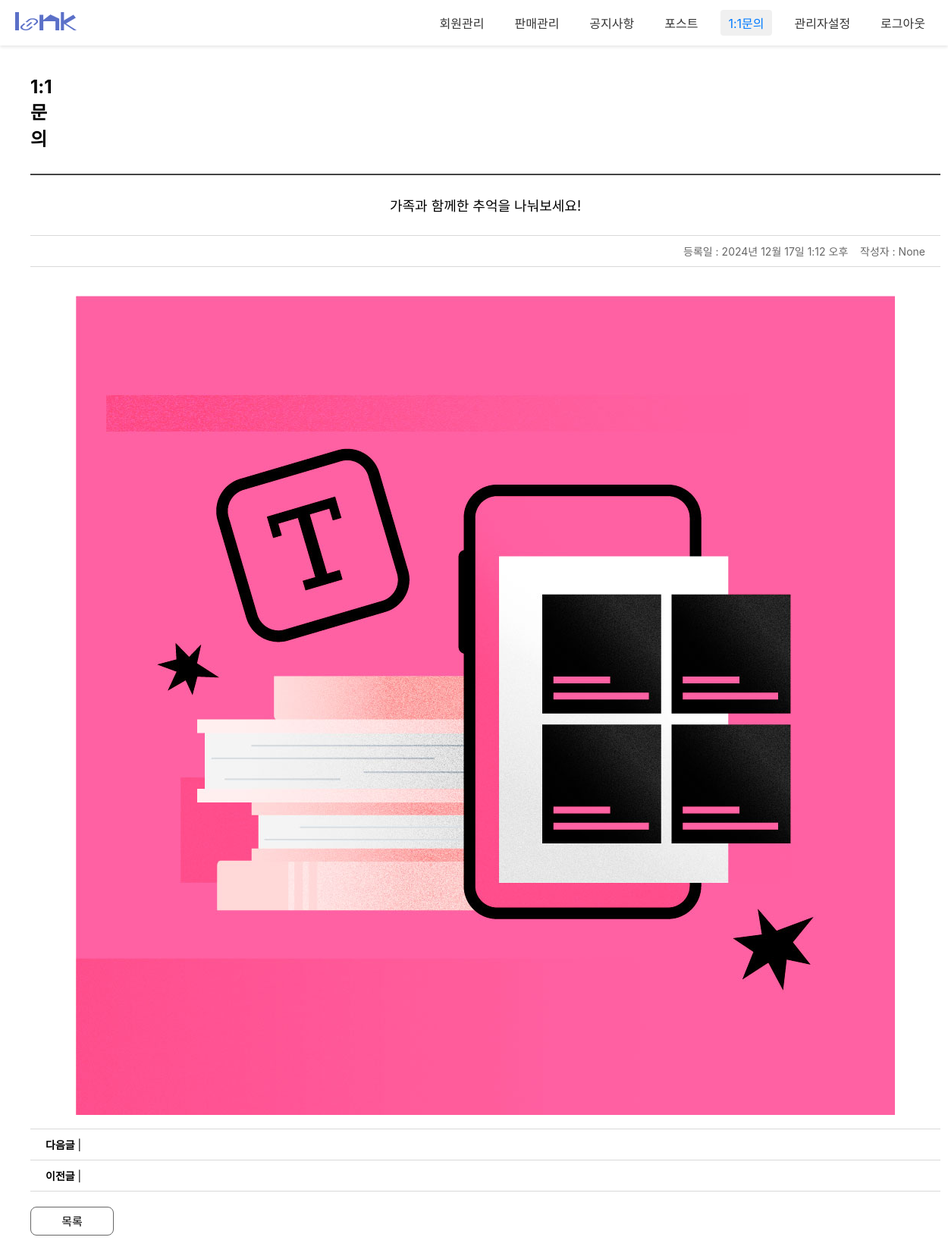
Screenshot of /admin1/admin_qList/1/ with the database file from the repository.
### customer/models.py (models this page shows, shortened)
class NoticeBoard(models.Model):
  bno = models.AutoField(primary_key=True)
  member = models.ForeignKey(Administrator,on_delete=models.SET_NULL, null=True)
  btitle = models.CharField(max_length=1000)
  bcontent = models.TextField()
  bdate = models.DateTimeField(auto_now=True)
  bfile = models.ImageField(null=True, blank=True, upload_to='uploads/')
  bfile_thumbnail = models.ImageField(null=True, blank=True, upload_to='uploads/')
  userid = models.CharField(max_length=100,null=True, blank=True)
  bmail = models.CharField(max_length=100, null=True, blank=True)
  category = models.IntegerField(null=True, blank=False)
  status = models.CharField(max_length=50, null=True, blank=True)

### admin1/views.py (the view)
# urls.py: path('admin_qList/<int:bno>/', views.admin_qListView, name="admin_qListView"),
def admin_qListView(request, bno):
	qs = NoticeBoard.objects.get(bno=bno)
	prev_qs = NoticeBoard.objects.filter(bno__lt=bno, category=3).order_by('-bno').first()
	next_qs = NoticeBoard.objects.filter(bno__gt=bno, category=3).order_by('bno').first()
	context = {
		"q": qs,
		"prev_board": prev_qs,
		"next_board": next_qs,
	}
	return render(request, 'admin_qListView.html', context)

### admin1/templates/admin_qListView.html (shortened to what this page needs)
{% load static %}
<!DOCTYPE html>
<html lang="ko">
<head>
<link rel="stylesheet" href="{% static 'css/admin1/admin_notiWrite.css'%}">
<link rel="stylesheet" href="{% static 'css/admin1/admin_login.css'%}">
</head>
<body>
	<nav class="gnb">
		<a href="#" class="logo"><img src="/static/images/admin1/logo_sample.png" alt=""></a>
		<div class="menu">
			<a href="/admin1/admin_memList/">회원관리</a>
			<a href="#">판매관리</a>
			<a href="/admin1/admin_noticeList/">공지사항</a>
			<a href="/admin1/admin_postList/" >포스트</a>
			<a href="/admin1/admin_qList/" class='active'>1:1문의</a>
			<a href="/admin1/admin_adminList/">관리자설정</a>
			<a id='a_logout'>로그아웃</a>
		</div>
	</nav>
	<div class="container">
		<div class="con_header">
			<h2>1:1문의</h2>
		</div>
		<div id="view_wrap">
			<table>
				<tr class="first_row">
					<td colspan='2'>{{q.btitle}}</td>
				</tr>
				<tr class='info_row'>
					<td colspan='2'>등록일 : {{q.bdate}}&nbsp&nbsp&nbsp&nbsp작성자 : {{q.userid}}</td>
				</tr>
				<tr>
					<td colspan="2" class='content'>
						<br>
						{% if q.bfile %}
						<img src="{{q.bfile.url}}" alt="{{q.bfile}}">
						{% endif %}
					</td>
				</tr>
				<tr>
					<td colspan="2"><strong>다음글</strong> <span class="separator">|</span><a href="/admin1/admin_qList/{{next_board.bno}}/">&nbsp{{next_board.btitle}}</a></td>
				</tr>
				<tr>
					<td colspan="2"><strong>이전글</strong> <span class="separator">|</span><a href="/admin1/admin_qList/{{prev_board.bno}}/">&nbsp{{prev_board.btitle}}</a></td>
				</tr>
			</table>
			{% if q.status == '답변 전' %}
			<button type='button' id='pBtn'>목록</button>
			<button type='button' id='reBtn'>답변하기</button>
			<button type='button' id='reokBtn' style='color:red;'>답변완료</button>
			{% else %}
			<button type='button' id='pBtn'>목록</button>
			{% endif %}
		</div>
	</div>
</body>
</html>

### static/css/admin1/admin_notiWrite.css (style rules this page uses)
* { margin: 0; padding: 0; font-family: "Pretendard Variable", Pretendard, -apple-system, BlinkMacSystemFont, system-ui, Roboto, "Helvetica Neue", "Segoe UI", "Apple SD Gothic Neo", "Noto Sans KR", "Malgun Gothic", "Apple Color Emoji", "Segoe UI Emoji", "Segoe UI Symbol", sans-serif; }
.container { width: 100%; height: 1200px; padding: 40px 40px 0 40px; box-sizing: border-box; margin-bottom: 40px; }
.con_header { display: flex; gap: 10px; }
.con_header h2 { margin-right: 1520px; }
#view_wrap table { margin-top: 30px; width: 1200px; border-collapse: collapse; margin-bottom: 20px; }
#view_wrap table td { padding: 10px 20px; box-sizing: border-box; }
#view_wrap table .first_row { text-align: center; height: 80px; font-size: 18px; border-top: 2px solid #444; border-bottom: 1px solid #d9d9d9; }
#view_wrap table .info_row { text-align: right; height: 28px; font-size: 14px; color: #666; border-bottom: 1px solid #d9d9d9; }
#view_wrap table .content { text-align: center; font-size: 16px; line-height: 28px; height: 30px; border-bottom: 1px solid #d9d9d9; }
#view_wrap table tr { font-size: 14px; height: 24px; border-bottom: 1px solid #d9d9d9; }
#view_wrap table img { margin: 0 auto; }
#view_wrap button { width: 110px; height: 38px; font-size: 15px; margin-bottom: 40px; margin-right: 10px; background: #fff; border: 1px solid #666; border-radius: 8px; cursor: pointer; }

### static/css/admin1/admin_login.css (style rules this page uses)
* { margin: 0; padding: 0; font-family: "Pretendard Variable", Pretendard, -apple-system, BlinkMacSystemFont, system-ui, Roboto, "Helvetica Neue", "Segoe UI", "Apple SD Gothic Neo", "Noto Sans KR", "Malgun Gothic", "Apple Color Emoji", "Segoe UI Emoji", "Segoe UI Symbol", sans-serif; }
a { text-decoration: none; color: inherit; cursor: pointer; }
.gnb { display: flex; align-items: center; justify-content: space-between; height: 60px; background-color: #ffffff; padding: 0 20px; box-shadow: 0 2px 4px rgba(0, 0, 0, 0.1); }
.gnb .logo { font-size: 20px; font-weight: bold; color: #333; text-decoration: none; }
.gnb .menu { display: flex; gap: 20px; }
.gnb .menu a { text-decoration: none; color: #333; font-size: 16px; padding: 5px 10px; border-radius: 4px; transition: background-color 0.3s, color 0.3s; }
.gnb .menu a:hover, .gnb .menu a.active { background-color: #f0f0f0; color: #007bff; }

### rows the page displays
NoticeBoard: btitle "가족과 함께한 추억을 나눠보세요!", bdate "2024년 12월 17일 1:12 오후", userid "None", bfile (picture)
